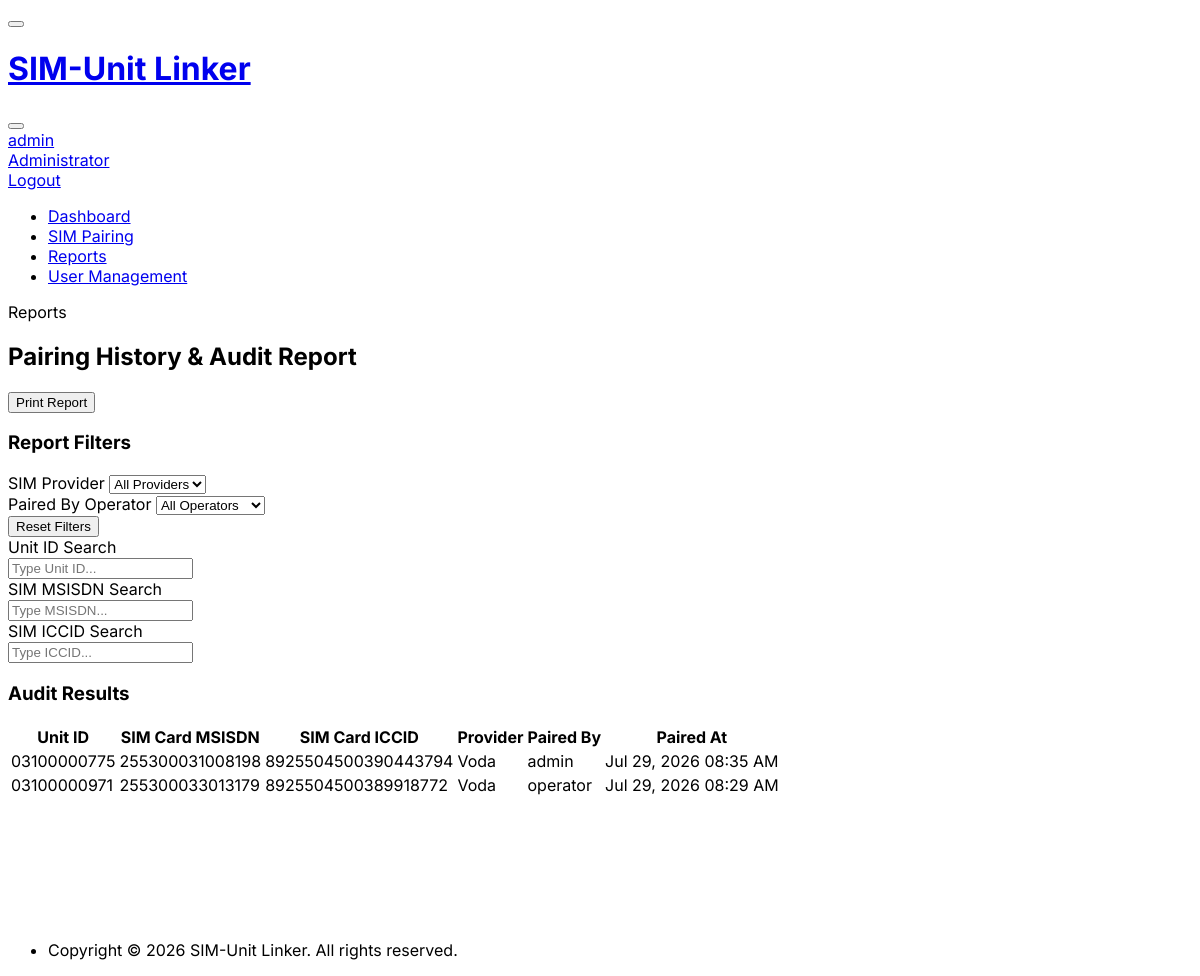
Page /report (signed in) on the earlier database version.
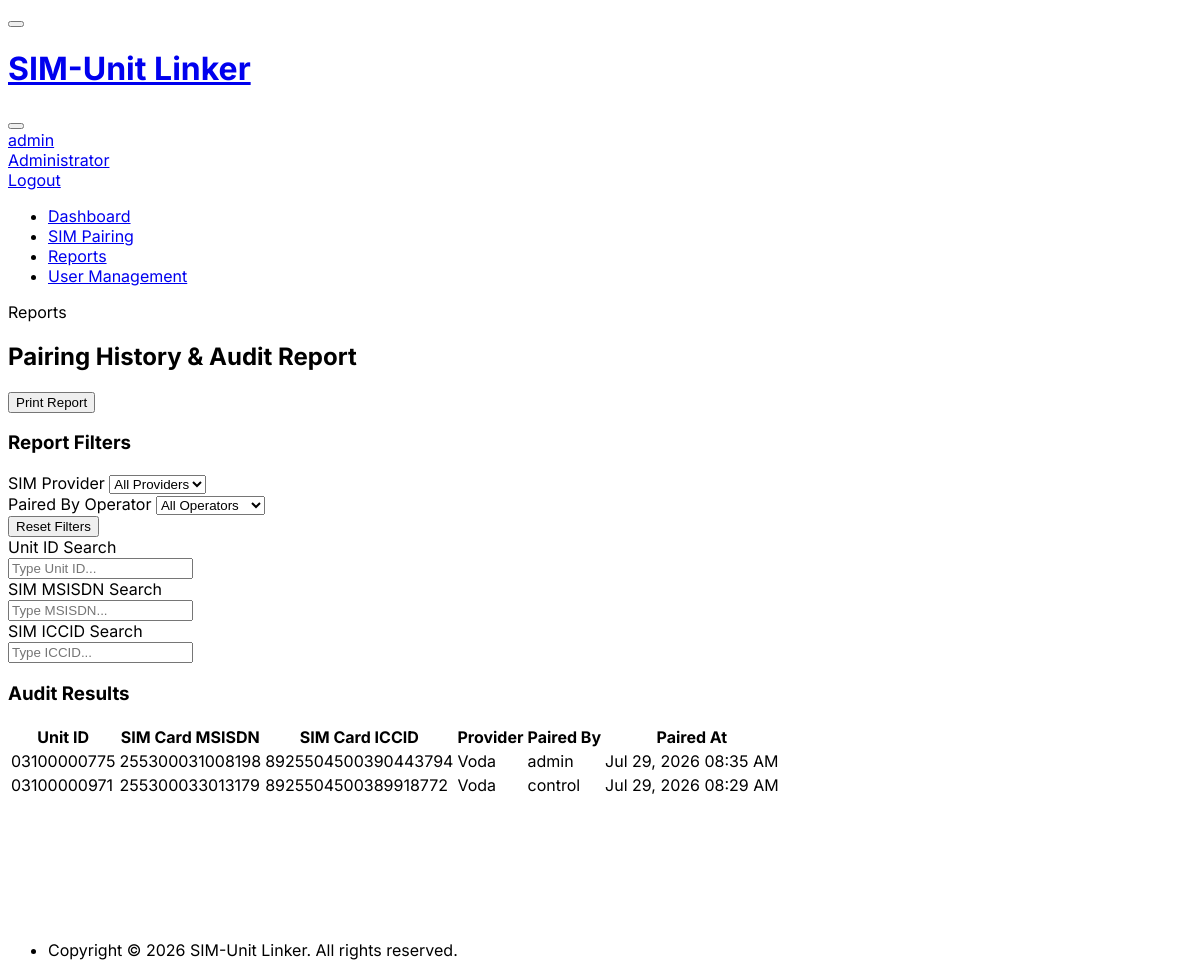
Same page on the later database version.
### database.py (models this page shows)
class Pairing(Base):
    __tablename__ = 'pairings'
    id = Column(Integer, primary_key=True, autoincrement=True)
    unit_id = Column(String, ForeignKey('units.id'), nullable=False)
    sim_card_id = Column(Integer, ForeignKey('sim_cards.id'), nullable=False)
    paired_by_user_id = Column(Integer, ForeignKey('users.id'), nullable=False)
    paired_at = Column(DateTime, default=datetime.utcnow)
    is_active = Column(Boolean, default=True)  # True = current pairing, False = historic pairing
    unit = relationship("Unit", back_populates="pairings")
    sim_card = relationship("SimCard", back_populates="pairings")
    paired_by = relationship("User", back_populates="pairings")

class User(Base):
    __tablename__ = 'users'
    id = Column(Integer, primary_key=True, autoincrement=True)
    username = Column(String, unique=True, nullable=False, index=True)
    password_hash = Column(String, nullable=False)
    is_admin = Column(Boolean, default=False)
    pairings = relationship("Pairing", back_populates="paired_by")

class SimCard(Base):
    __tablename__ = 'sim_cards'
    id = Column(Integer, primary_key=True, autoincrement=True)
    msisdn = Column(String, nullable=False, index=True)
    iccid = Column(String, nullable=False, index=True)
    provider = Column(String, nullable=False)
    pairings = relationship("Pairing", back_populates="sim_card")

### main.py (the view)
@app.get("/report", response_class=HTMLResponse)
async def report_get(
    request: Request,
    unit_filter: str = "",
    msisdn_filter: str = "",
    iccid_filter: str = "",
    provider_filter: str = "",
    user_filter: str = "",
    current_user = Depends(require_user),
    db: Session = Depends(get_db)
):
    query = db.query(Pairing).options(
        joinedload(Pairing.sim_card),
        joinedload(Pairing.paired_by)
    ).filter(Pairing.is_active == True)
    if unit_filter.strip():
        query = query.filter(Pairing.unit_id.like(f"%{unit_filter.strip()}%"))
    if msisdn_filter.strip() or iccid_filter.strip() or provider_filter.strip():
        query = query.join(Pairing.sim_card)
        if msisdn_filter.strip():
            query = query.filter(SimCard.msisdn.like(f"%{msisdn_filter.strip()}%"))
        if iccid_filter.strip():
            query = query.filter(SimCard.iccid.like(f"%{iccid_filter.strip()}%"))
        if provider_filter.strip():
            query = query.filter(SimCard.provider == provider_filter)
    if user_filter.strip():
        try:
            query = query.filter(Pairing.paired_by_user_id == int(user_filter))
        except ValueError:
            pass
    pairings = query.order_by(Pairing.paired_at.desc()).all()
    providers = [r[0] for r in db.query(SimCard.provider).distinct().all() if r[0]]
    users = db.query(User).order_by(User.username.asc()).all()
    is_htmx = request.headers.get("HX-Request") == "true"
    template_name = "partials/report_table.html" if is_htmx else "report.html"
    return templates.TemplateResponse(request, template_name, {
        "current_user": current_user,
        "active_page": "report",
        "pairings": pairings,
        "providers": providers,
        "users": users,
        "filters": {
            "unit": unit_filter,
            "msisdn": msisdn_filter,
            "iccid": iccid_filter,
            "provider": provider_filter,
            "user": user_filter
        }
    })

### templates/report.html (shortened to what this page needs)
{% extends "base.html" %}
{% block content %}
<div class="page-header d-print-none">
  <div class="row align-items-center">
    <div class="col">
      <div class="page-pretitle">Reports</div>
      <h2 class="page-title">Pairing History & Audit Report</h2>
    </div>
    <div class="col-auto ms-auto">
      <button class="btn btn-outline-primary" onclick="window.print()">
         Print Report
      </button>
    </div>
  </div>
</div>
<div class="card mb-4 d-print-none">
  <div class="card-header bg-light">
    <h3 class="card-title fw-bold"> Report Filters</h3>
  </div>
  <div class="card-body">
    <form id="filter-form" hx-get="/report" hx-target="#report-table-container" hx-swap="innerHTML" hx-trigger="change from:select, keyup changed delay:300ms from:input" onsubmit="return false;">
      <div class="row g-3">
        <div class="col-md-4">
          <label class="form-label font-weight-bold">SIM Provider</label>
          <select class="form-select form-select-sm" name="provider_filter">
            <option value="">All Providers</option>
          </select>
        </div>
        <div class="col-md-4">
          <label class="form-label font-weight-bold">Paired By Operator</label>
          <select class="form-select form-select-sm" name="user_filter">
            <option value="">All Operators</option>
          </select>
        </div>
        <div class="col-md-4 d-flex align-items-end">
          <button type="button" class="btn btn-sm btn-outline-secondary w-100" onclick="resetFilters()">
             Reset Filters
          </button>
        </div>
      </div>
      <div class="row g-3 mt-1">
        <div class="col-md-4">
          <label class="form-label font-weight-bold">Unit ID Search</label>
          <div class="input-icon">
            <input type="text" class="form-control form-control-sm" placeholder="Type Unit ID..." name="unit_filter">
          </div>
        </div>
        <div class="col-md-4">
          <label class="form-label font-weight-bold">SIM MSISDN Search</label>
          <div class="input-icon">
            <input type="text" class="form-control form-control-sm" placeholder="Type MSISDN..." name="msisdn_filter">
          </div>
        </div>
        <div class="col-md-4">
          <label class="form-label font-weight-bold">SIM ICCID Search</label>
          <div class="input-icon">
            <input type="text" class="form-control form-control-sm" placeholder="Type ICCID..." name="iccid_filter">
          </div>
        </div>
      </div>
    </form>
  </div>
</div>
<div class="card">
  <div class="card-header bg-dark-lt d-flex justify-content-between align-items-center">
    <h3 class="card-title fw-bold"> Audit Results</h3>
  </div>
  <div id="report-table-container">
    {% include "partials/report_table.html" %}
  </div>
</div>
{% endblock %}

### templates/partials/report_table.html (shortened to what this page needs)
<div class="table-responsive" style="min-height: 200px;">
  <table class="table table-vcenter card-table table-hover">
    <thead>
      <tr>
        <th>Unit ID</th>
        <th>SIM Card MSISDN</th>
        <th>SIM Card ICCID</th>
        <th>Provider</th>
        <th>Paired By</th>
        <th>Paired At</th>
      </tr>
    </thead>
    <tbody>
      {% for pairing in pairings %}
      <tr>
        <td>
          <span class="font-weight-semibold">{{ pairing.unit_id }}</span>
        </td>
        <td>{{ pairing.sim_card.msisdn }}</td>
        <td class="font-monospace text-muted small">{{ pairing.sim_card.iccid }}</td>
        <td>
          <span class="badge bg-blue-lt">{{ pairing.sim_card.provider }}</span>
        </td>
        <td>
          <div class="d-flex align-items-center">
            <span>{{ pairing.paired_by.username }}</span>
          </div>
        </td>
        <td class="small text-muted" title="{{ pairing.paired_at.strftime('%Y-%m-%d %H:%M:%S') }}">
          {{ pairing.paired_at.strftime('%b %d, %Y %I:%M %p') }}
        </td>
      </tr>
      {% endfor %}
    </tbody>
  </table>
</div>

Differences in the rows shown:
changed through a linked row, Pairing: paired_by.username "operator" → "control"
